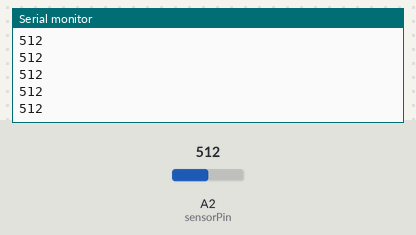
A sketch run on a simulated Arduino Uno, built with avr-gcc and run on an emulated ATmega328P. On the bench: the last lines printed to the serial monitor. Inputs (shaded band) come from the test bench; at power-on: A2 (sensorPin) = 512.

Above: at 1.2 s.
1.3 s: A2 (sensorPin) set to 716
At 1.32 s:
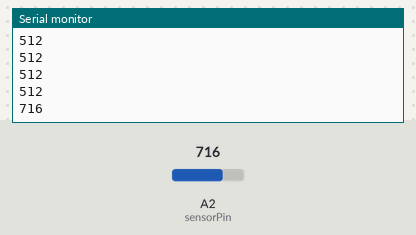
2.8 s: A2 (sensorPin) set to 900
At 2.83 s:
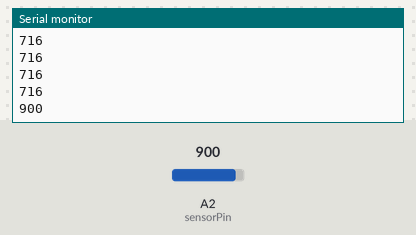
Timing chart, 0 to 5.8 s (numbered marks = the images above; inputs shaded):
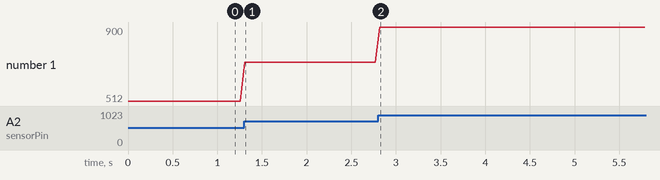

Measured:
- after the input at 1.3 s, the serial monitor: prints a new line at once (image 1)
- after the input at 2.8 s, the serial monitor: prints a new line at once (image 2)
- plotted number 1: 512 → 716 after the input at 1.3 s, 716 → 900 after the input at 2.8 s

The sketch:

Flex_Sensor.ino
```cpp
const int sensorPin = A2;    // pin that the sensor is attached to
int sensorValue = 0;         // the sensor value

void setup() {

  Serial.begin(9600);

 }

void loop() {
  //analogReference(INTERNAL);
  sensorValue = analogRead(sensorPin);

  Serial.println(sensorValue);
delay(50);

}
```
